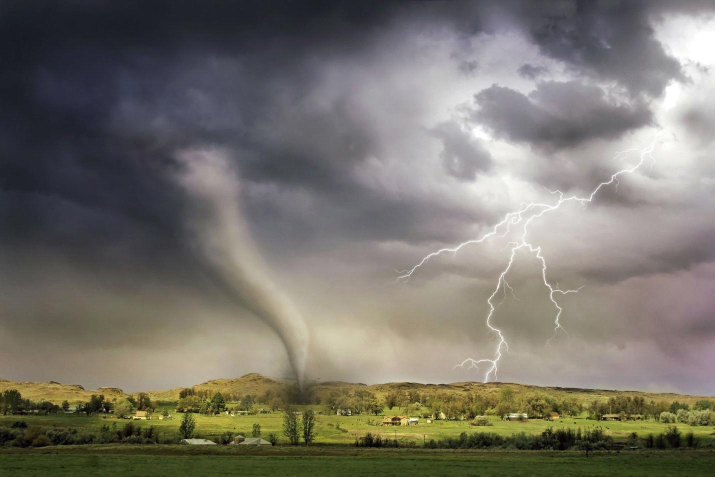
#> input picture week_6/Picture1.jpg, 1430 x 953 px (shown at 1/2 size)
$ python chromaring.py
#> lines starting #> are read from the running program, lines starting #| are printed output that depends on the picture; pictures that were not available may be replaced by others from this repository, and a replacement may not be noted
import numpy as np
import cv2

result_window = 'result'
control_window = 'control'
select_background_color = 'Select BackGround Color'
video_path = 'greenscreen-demo.mp4'
background_path = 'Picture1.jpg'

#Globals
background_color = None
blur = 0
variance = 0
color_spill = 0

#callbacks
def pick_background_color(event, x, y, flags, param):
    global background_color
    if event == cv2.EVENT_LBUTTONDOWN:
        background_color = param[y, x][0]
        print(f"Selected color: {background_color}")

def set_blur(val):
    global blur
    blur = val

def set_variance(val):
    global variance
    variance = val

def set_color_spill(val):
    global color_spill
    color_spill = val

def do_nothing(val):
    pass

cap = cv2.VideoCapture(video_path)

if not cap.isOpened():
    print("error opening file")
else:
    background = cv2.imread(background_path)
#> background is the input picture: shape (953, 1430, 3); mean B, G, R 106.4, 115.5, 119.1
    ret, frame = cap.read()
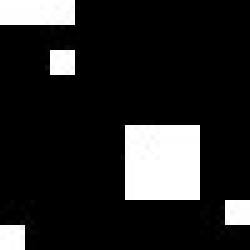
#> input picture frame 10 of week_3/Script Files/dilationScratch.avi, 50 x 50 px, given in place of greenscreen-demo.mp4, which was not available (shown 5 times larger)
#> frame is the input picture: shape (50, 50, 3); min 0, max 255, mean 38.2
    hsv_frame = cv2.cvtColor(frame, cv2.COLOR_BGR2HSV)
#> hsv_frame: shape (50, 50, 3); mean H, S, V 0, 0, 38.2
    #set up windows
    cv2.namedWindow(result_window)
    cv2.namedWindow(control_window)
    cv2.namedWindow(select_background_color)

    #set up event listeners
    cv2.createTrackbar("variance", control_window, 0, 100, set_variance)
    cv2.createTrackbar("blur", control_window, 0, 100, set_blur)
    cv2.createTrackbar("color cast", control_window, 0, 100, set_color_spill)
    cv2.setMouseCallback(select_background_color, pick_background_color, param=hsv_frame)

    #get background color
    cv2.imshow(select_background_color, frame)
    print("Click on the green screen to select background color and begin or press esc to exit.")
    while background_color is None:
        k = cv2.waitKey(20) & 0xff
#> (key Esc is pressed here)
        if k == 27:
            break
    cv2.destroyWindow(select_background_color)

    #start video over
    cap.set(cv2.CAP_PROP_POS_FRAMES, 0)

    #resize background image
    frame_width = int(cap.get(cv2.CAP_PROP_FRAME_WIDTH))
    frame_height = int(cap.get(cv2.CAP_PROP_FRAME_HEIGHT))
    background = cv2.resize(background, (frame_width, frame_height))
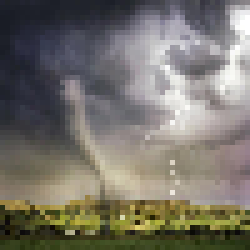
#> background: shape (50, 50, 3) (shown 5 times larger); mean B, G, R 106.1, 115.1, 118.8

    #initialization
    fps = cap.get(cv2.CAP_PROP_FPS)
    wait_time = round(1000 / fps)
    print('wait time', wait_time)

    while cap.isOpened():
        ret, frame = cap.read()
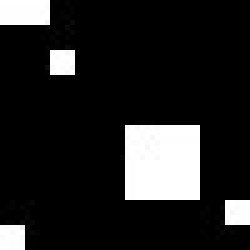
#> input picture frame 0 of week_3/Script Files/dilationScratch.avi, 50 x 50 px, given in place of greenscreen-demo.mp4, which was not available (shown 5 times larger)
#> frame is the input picture: shape (50, 50, 3); min 0, max 255, mean 35.7
        if not ret:
            break
        hsv_frame = cv2.cvtColor(frame, cv2.COLOR_BGR2HSV)
#> hsv_frame: shape (50, 50, 3); mean H, S, V 0, 0, 35.7

#> (the run stopped early here; a loop or call above may not have finished)
